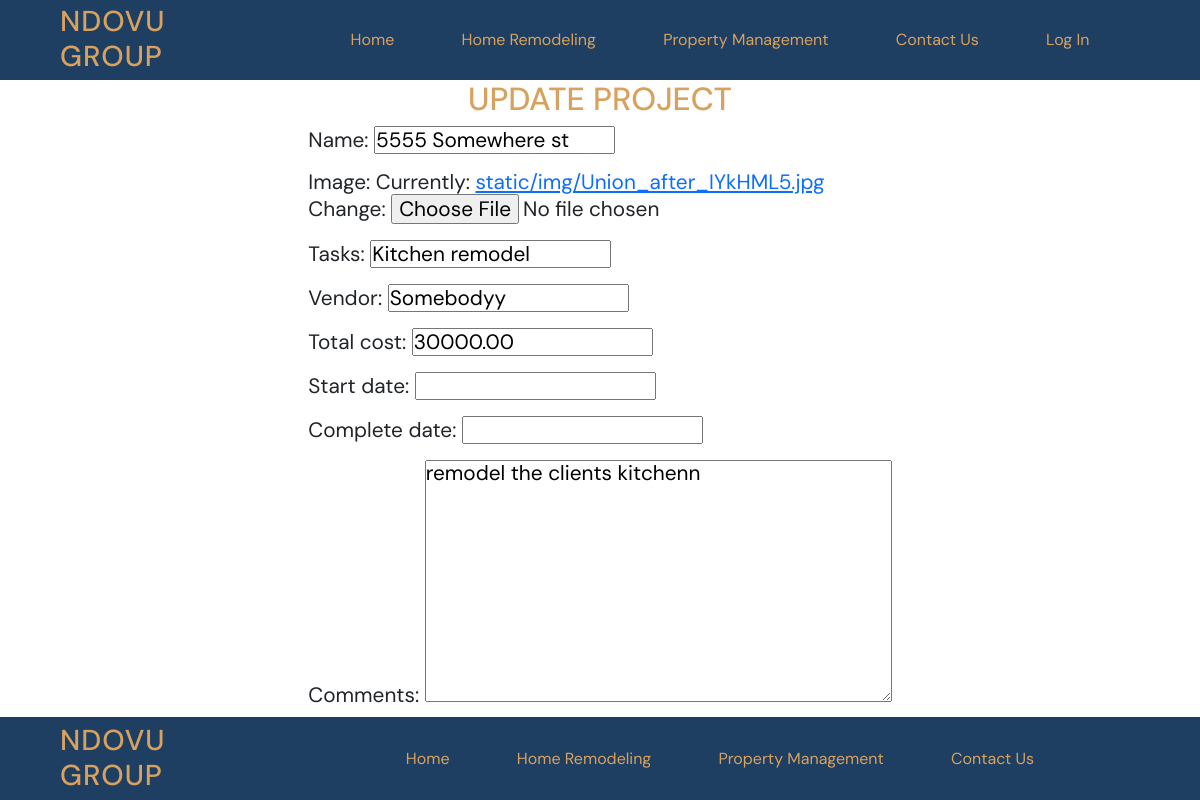
The app's page /projects/2/update/ with its own data.
### projects/models.py (models this page shows, shortened)
class Project(models.Model):
    name = models.CharField(max_length=128)
    image = models.ImageField(upload_to="static/img")
    tasks = models.CharField(max_length=200)
    vendor = models.CharField(max_length=50)
    total_cost = MoneyField(max_digits=14, decimal_places=2, default_currency='USD')
    comments = models.TextField()
    start_date = models.DateField(null=True, blank=True)
    complete_date = models.DateField(null=True, blank=True)

### projects/views.py (the view)
# urls.py: path("<int:pk>/update/", views.ProjectUpdateView.as_view(), name="update"),
class ProjectUpdateView(UpdateView): #update current records
        template_name = "projects/update_project.html"
        model = Project
        fields = ["name", "image", "tasks", "vendor", "total_cost", "start_date", "complete_date", "comments" ]

### templates/projects/update_project.html (shortened to what this page needs)
{% extends 'base.html' %}
{% block content%}
<h1>Update Project</h1>
<section class="center-row">
<form method="POST" enctype="multipart/form-data">
    {{ form.as_p }}
    </form>
    </section>
{% endblock content%}

### static/css/base.css (style rules this page uses)
:root { --secondary-color-600: #d8a25e; --background-color: #fdfdfd; --surface-color: #1e3e62; --neutral-color:#2e2f30; --DM-font: "DM Sans", sans-serif; }
* { font-family: var(--DM-font); margin: 0; padding: 0; text-decoration: none; }
html { font-size: 16px; background-color: var(--background-color); }
h1 { color: var(--secondary-color-600); font-size: 2rem; text-transform: uppercase; text-align: center; }
p { line-height: 1.5rem; font-size: 1.3rem; }
.center-row { display: flex; justify-content: center; align-items: center; }

### records on screen
Project: name "5555 Somewhere st", tasks "Kitchen remodel", vendor "Somebodyy", total_cost "30000.00", comments "remodel the clients kitchenn"
